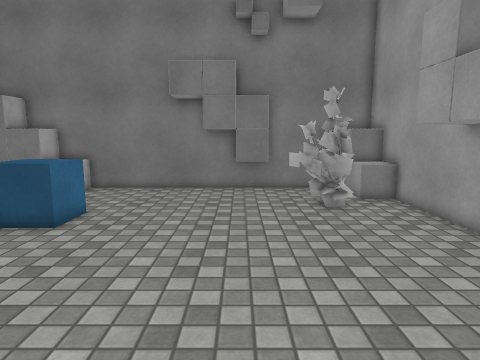
view 1 (above)

12 first-person views from a walk through a 3-D level made in the Unity game engine. The camera is 1.4 m above the floor, tilts 8° down and sees 75° across. The floor is counted in squares, 0.5 m on a side. Each view is taken from the middle of a square. On the plan, view 1 faces up. The plan holds only what a view shows up to about 20 squares ahead; the rest is blank. The player character is not drawn. Some surface patterns are stand-ins.

view 2
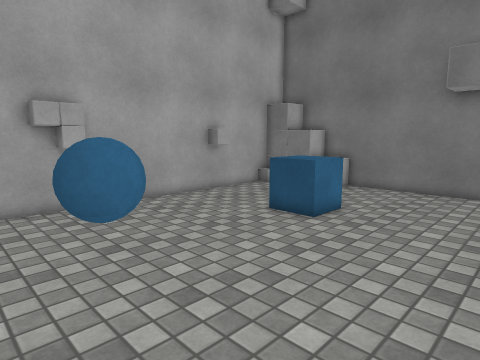

view 3
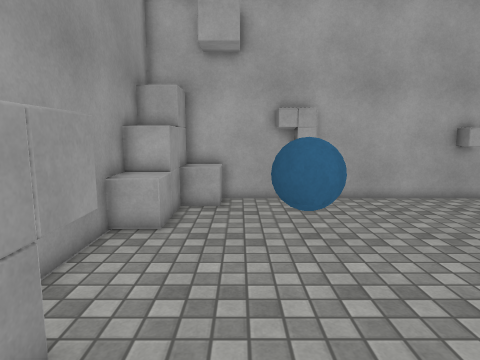

view 4
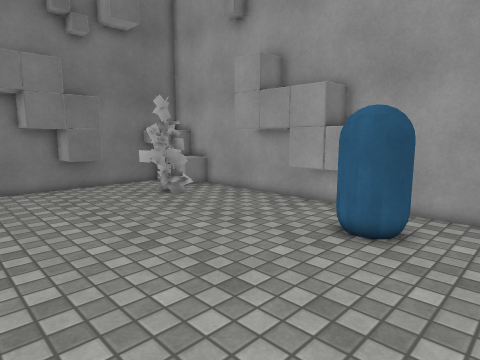

view 5
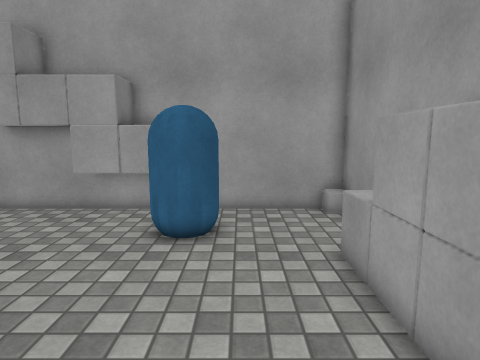

view 6
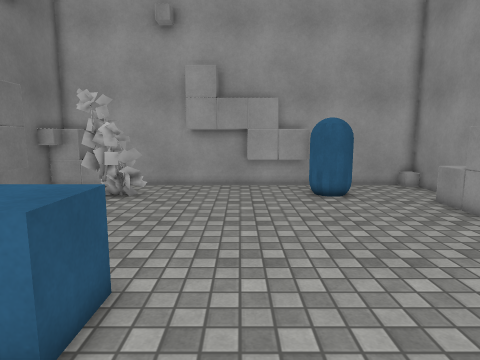

view 7
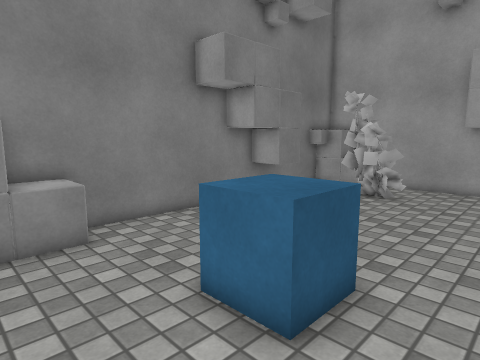

view 8
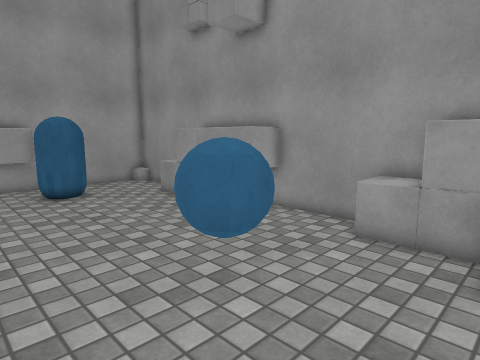

view 9
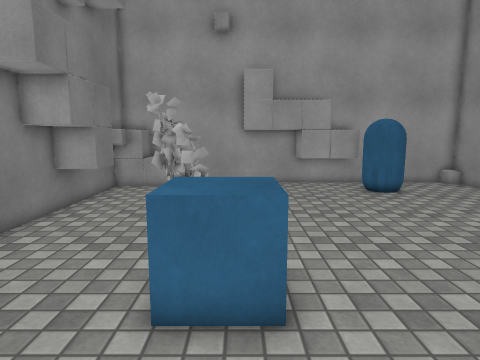

view 10
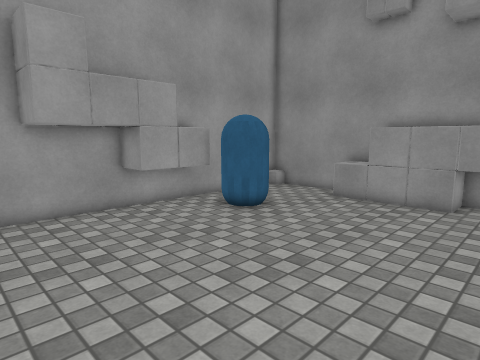

view 11
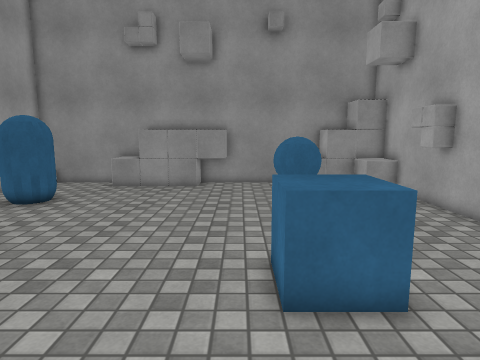

view 12
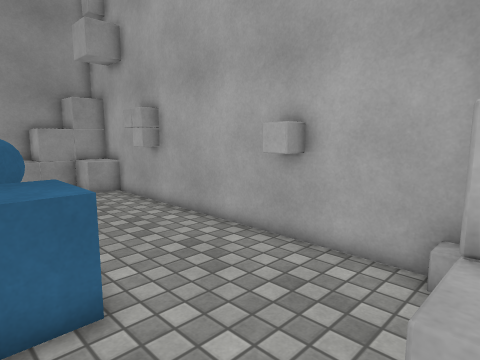

### Floor plan
Points are (right, up) in squares from view 1. A wall is a line through its corners. A room is listed if a view was taken in it or the views show most of it. See-through windows are left out.
Room 1 (views 1, 2, 3, 4, 5, 6, 7, 8, 9, 10, 11, 12)
walls: (5.4, 3.4) (5.4, 9.8) (7, 9.8); (1.4, 15.4) (-1.8, 15.4) (-1.8, 17); (-12.1, 3.4) (-13, 3.4); (-8.2, 15.4) (-13, 15.4) (-13, -1.4) (-8.2, -1.4); (7, 7.9) (7, 17) (-11, 17); (-4.2, -3) (-4.2, -1.4) (2.2, -1.4); (-1.1, -3) (7, -3) (7, 5); (-13.1, 4.2) (-12.2, 4.2) (-12.2, 2.6) (-13, 2.6); (-11.4, 0.2) (-11.4, -3) (-3, -3); (-9.8, -1.4) (-9.8, -3); (-13.1, 11.4) (-12.2, 11.4) (-12.2, 10.6) (-13, 10.6); (5.4, 14.4) (5.4, 17); (4.6, 16.2) (4.6, 17); (-9.8, 17.1) (-9.8, 15.4); (7.1, 15.4) (5.4, 15.4)
low walls: (-8.2, -1.4) (-8.2, -3); (-8.2, 15.9) (-8.2, 15.4); (-8.2, 17) (-8.2, 16.2); (-13.1, 0.2) (-11.4, 0.2); (7.1, 13.8) (5.4, 13.8)
objects: ball (-8, 2) to (-6, 4); cube (-8, 9) to (-6, 11); other object (2, 12) to (5, 14); capsule (3, 2) to (5, 4)

Positions as (right, up) in squares from view 1, and headings:
1: (0, 0), facing up
2: (0, 0), facing up-left
3: (1, 1), facing left
4: (-5, -1), facing up-right
5: (-5, 1), facing right
6: (-11, 7), facing right
7: (-11, 7), facing up-right
8: (-12, 7), facing down-right
9: (-12, 10), facing right
10: (-5, 12), facing down-right
11: (-5, 16), facing down
12: (-6, 16), facing down-left
